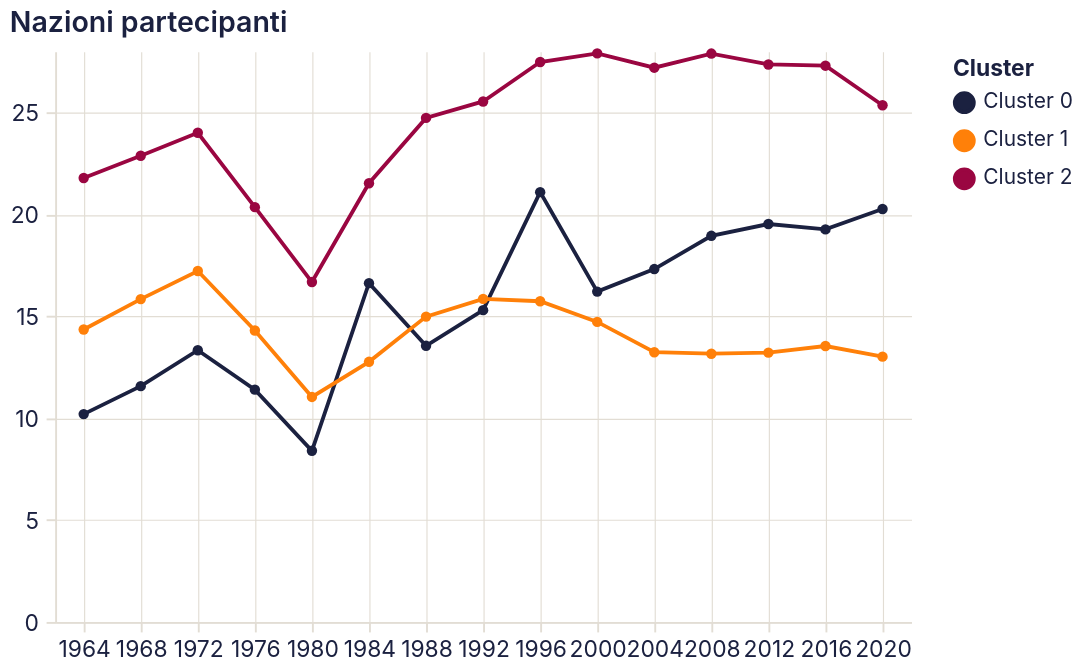

Vega-Lite specification stored for this chart:
### Vega-Lite specification from a JSON file in a GitHub repository (floating-point values rounded to 4 significant figures)
{"$schema": "https://vega.github.io/schema/vega-lite/v5.20.1.json", "config": {"arc": {"fill": "#1b2140"}, "area": {"fill": "#1b2140", "fillOpacity": 0.15, "line": true}, "axis": {"domainColor": "#e2ddd4", "grid": true, "gridColor": "#e2ddd4", "gridWidth": 0.6, "labelAngle": 0, "labelColor": "#1b2140", "labelFont": "Inter, system-ui, -apple-system, BlinkMacSystemFont, 'Segoe UI', Roboto, sans-serif", "labelFontSize": 12, "labelFontWeight": 400, "labelPadding": 4, "tickColor": "#e2ddd4", "tickSize": 5, "titleColor": "#1b2140", "titleFont": "Inter, system-ui, -apple-system, BlinkMacSystemFont, 'Segoe UI', Roboto, sans-serif", "titleFontSize": 12, "titleFontWeight": 600}, "axisBand": {"grid": false}, "background": "transparent", "bar": {"fill": "#1b2140"}, "legend": {"labelColor": "#1b2140", "labelFont": "Inter, system-ui, -apple-system, BlinkMacSystemFont, 'Segoe UI', Roboto, sans-serif", "labelFontSize": 11, "padding": 4, "symbolType": "circle", "titleColor": "#1b2140", "titleFont": "Inter, system-ui, -apple-system, BlinkMacSystemFont, 'Segoe UI', Roboto, sans-serif", "titleFontSize": 12}, "line": {"stroke": "#1b2140", "strokeWidth": 2}, "mark": {"color": "#1b2140"}, "path": {"stroke": "#1b2140"}, "point": {"fill": "#1b2140", "filled": true}, "range": {"category": ["#1b2140", "#ff8009", "#9a0641", "#ffe34a", "#e7b6af", "#0088b0", "#e03830"]}, "rect": {"fill": "#1b2140"}, "shape": {"stroke": "#1b2140"}, "symbol": {"fill": "#1b2140"}, "title": {"anchor": "start", "color": "#1b2140", "font": "Inter, system-ui, -apple-system, BlinkMacSystemFont, 'Segoe UI', Roboto, sans-serif", "fontSize": 15, "fontWeight": 600, "subtitleColor": "#1b2140", "subtitleFont": "Inter, system-ui, -apple-system, BlinkMacSystemFont, 'Segoe UI', Roboto, sans-serif"}, "view": {"continuousHeight": 300, "continuousWidth": 400, "fill": null, "stroke": null}}, "data": {"name": "data-0d448f9f1d30679509ee1b61c8748d8d"}, "datasets": {"data-0d448f9f1d30679509ee1b61c8748d8d": [{"cluster_k3": "Cluster 0", "gold_per_athlete": 0.3125, "gold_per_popul": 1.003e-07, "n_athletes": 17.2, "n_nations": 10.2, "year": 1964}, {"cluster_k3": "Cluster 0", "gold_per_athlete": 0.3, "gold_per_popul": 7.395e-08, "n_athletes": 21.71, "n_nations": 11.57, "year": 1968}, {"cluster_k3": "Cluster 0", "gold_per_athlete": 0.3, "gold_per_popul": 3.515e-08, "n_athletes": 23.33, "n_nations": 13.33, "year": 1972}, {"cluster_k3": "Cluster 0", "gold_per_athlete": 0.3, "gold_per_popul": 4.589e-08, "n_athletes": 20.6, "n_nations": 11.4, "year": 1976}, {"cluster_k3": "Cluster 0", "gold_per_athlete": 0.5556, "gold_per_popul": 1.323e-07, "n_athletes": 15.2, "n_nations": 8.4, "year": 1980}, {"cluster_k3": "Cluster 0", "gold_per_athlete": 0.35, "gold_per_popul": 1.851e-08, "n_athletes": 28.0, "n_nations": 16.62, "year": 1984}, {"cluster_k3": "Cluster 0", "gold_per_athlete": 0.2754, "gold_per_popul": 5.342e-08, "n_athletes": 20.75, "n_nations": 13.55, "year": 1988}, {"cluster_k3": "Cluster 0", "gold_per_athlete": 0.2951, "gold_per_popul": 8.659e-08, "n_athletes": 23.9, "n_nations": 15.3, "year": 1992}, {"cluster_k3": "Cluster 0", "gold_per_athlete": 0.2894, "gold_per_popul": 2.553e-08, "n_athletes": 33.18, "n_nations": 21.09, "year": 1996}, {"cluster_k3": "Cluster 0", "gold_per_athlete": 0.1937, "gold_per_popul": 3.143e-08, "n_athletes": 22.47, "n_nations": 16.21, "year": 2000}, {"cluster_k3": "Cluster 0", "gold_per_athlete": 0.3235, "gold_per_popul": 2.115e-08, "n_athletes": 23.95, "n_nations": 17.32, "year": 2004}, {"cluster_k3": "Cluster 0", "gold_per_athlete": 0.2292, "gold_per_popul": 1.608e-08, "n_athletes": 25.11, "n_nations": 18.95, "year": 2008}, {"cluster_k3": "Cluster 0", "gold_per_athlete": 0.2869, "gold_per_popul": 2.736e-08, "n_athletes": 25.26, "n_nations": 19.53, "year": 2012}, {"cluster_k3": "Cluster 0", "gold_per_athlete": 0.3564, "gold_per_popul": 4.212e-08, "n_athletes": 25.58, "n_nations": 19.26, "year": 2016}, {"cluster_k3": "Cluster 0", "gold_per_athlete": 0.2723, "gold_per_popul": 4.949e-08, "n_athletes": 27.05, "n_nations": 20.26, "year": 2020}, {"cluster_k3": "Cluster 1", "gold_per_athlete": 0.07701, "gold_per_popul": 3.325e-07, "n_athletes": 14.35, "n_nations": 14.35, "year": 1964}, {"cluster_k3": "Cluster 1", "gold_per_athlete": 0.07072, "gold_per_popul": 5.252e-08, "n_athletes": 15.76, "n_nations": 15.84, "year": 1968}, {"cluster_k3": "Cluster 1", "gold_per_athlete": 0.0623, "gold_per_popul": 4.122e-08, "n_athletes": 17.51, "n_nations": 17.22, "year": 1972}, {"cluster_k3": "Cluster 1", "gold_per_athlete": 0.06103, "gold_per_popul": 6.826e-08, "n_athletes": 14.3, "n_nations": 14.3, "year": 1976}, {"cluster_k3": "Cluster 1", "gold_per_athlete": 0.05828, "gold_per_popul": 5.934e-08, "n_athletes": 11.04, "n_nations": 11.04, "year": 1980}, {"cluster_k3": "Cluster 1", "gold_per_athlete": 0.06807, "gold_per_popul": 4.625e-08, "n_athletes": 12.76, "n_nations": 12.76, "year": 1984}, {"cluster_k3": "Cluster 1", "gold_per_athlete": 0.06579, "gold_per_popul": 3.648e-08, "n_athletes": 14.98, "n_nations": 14.98, "year": 1988}, {"cluster_k3": "Cluster 1", "gold_per_athlete": 0.06389, "gold_per_popul": 2.27e-08, "n_athletes": 16.0, "n_nations": 15.85, "year": 1992}, {"cluster_k3": "Cluster 1", "gold_per_athlete": 0.0589, "gold_per_popul": 3.142e-08, "n_athletes": 15.93, "n_nations": 15.74, "year": 1996}, {"cluster_k3": "Cluster 1", "gold_per_athlete": 0.07045, "gold_per_popul": 1.019e-07, "n_athletes": 14.88, "n_nations": 14.72, "year": 2000}, {"cluster_k3": "Cluster 1", "gold_per_athlete": 0.07583, "gold_per_popul": 5.134e-08, "n_athletes": 13.45, "n_nations": 13.24, "year": 2004}, {"cluster_k3": "Cluster 1", "gold_per_athlete": 0.06911, "gold_per_popul": 5.193e-08, "n_athletes": 13.36, "n_nations": 13.16, "year": 2008}, {"cluster_k3": "Cluster 1", "gold_per_athlete": 0.0604, "gold_per_popul": 9.806e-08, "n_athletes": 13.41, "n_nations": 13.22, "year": 2012}, {"cluster_k3": "Cluster 1", "gold_per_athlete": 0.07088, "gold_per_popul": 4.381e-08, "n_athletes": 13.68, "n_nations": 13.54, "year": 2016}, {"cluster_k3": "Cluster 1", "gold_per_athlete": 0.075, "gold_per_popul": 5.334e-08, "n_athletes": 13.18, "n_nations": 13.02, "year": 2020}, {"cluster_k3": "Cluster 2", "gold_per_athlete": 0.08377, "gold_per_popul": 4.763e-08, "n_athletes": 40.15, "n_nations": 21.78, "year": 1964}, {"cluster_k3": "Cluster 2", "gold_per_athlete": 0.08223, "gold_per_popul": 3.715e-08, "n_athletes": 41.51, "n_nations": 22.88, "year": 1968}, {"cluster_k3": "Cluster 2", "gold_per_athlete": 0.0787, "gold_per_popul": 5.496e-08, "n_athletes": 42.24, "n_nations": 24.01, "year": 1972}, {"cluster_k3": "Cluster 2", "gold_per_athlete": 0.08554, "gold_per_popul": 6.846e-08, "n_athletes": 35.16, "n_nations": 20.36, "year": 1976}, {"cluster_k3": "Cluster 2", "gold_per_athlete": 0.08897, "gold_per_popul": 7.958e-08, "n_athletes": 27.34, "n_nations": 16.68, "year": 1980}, {"cluster_k3": "Cluster 2", "gold_per_athlete": 0.07708, "gold_per_popul": 3.238e-08, "n_athletes": 34.14, "n_nations": 21.53, "year": 1984}, {"cluster_k3": "Cluster 2", "gold_per_athlete": 0.08007, "gold_per_popul": 6.951e-08, "n_athletes": 39.39, "n_nations": 24.73, "year": 1988}, {"cluster_k3": "Cluster 2", "gold_per_athlete": 0.07509, "gold_per_popul": 3.67e-08, "n_athletes": 39.95, "n_nations": 25.54, "year": 1992}, {"cluster_k3": "Cluster 2", "gold_per_athlete": 0.08875, "gold_per_popul": 5.483e-08, "n_athletes": 41.56, "n_nations": 27.48, "year": 1996}, {"cluster_k3": "Cluster 2", "gold_per_athlete": 0.1, "gold_per_popul": 7.072e-08, "n_athletes": 40.09, "n_nations": 27.9, "year": 2000}, {"cluster_k3": "Cluster 2", "gold_per_athlete": 0.08913, "gold_per_popul": 6.046e-08, "n_athletes": 39.13, "n_nations": 27.2, "year": 2004}, {"cluster_k3": "Cluster 2", "gold_per_athlete": 0.09715, "gold_per_popul": 5.68e-08, "n_athletes": 39.43, "n_nations": 27.89, "year": 2008}, {"cluster_k3": "Cluster 2", "gold_per_athlete": 0.0937, "gold_per_popul": 1.091e-07, "n_athletes": 37.52, "n_nations": 27.36, "year": 2012}, {"cluster_k3": "Cluster 2", "gold_per_athlete": 0.09545, "gold_per_popul": 6.872e-08, "n_athletes": 39.21, "n_nations": 27.3, "year": 2016}, {"cluster_k3": "Cluster 2", "gold_per_athlete": 0.1077, "gold_per_popul": 8.633e-08, "n_athletes": 36.69, "n_nations": 25.35, "year": 2020}]}, "encoding": {"color": {"field": "cluster_k3", "title": "Cluster", "type": "nominal"}, "tooltip": [{"field": "cluster_k3", "type": "nominal"}, {"field": "year", "type": "quantitative"}, {"field": "n_nations", "format": ".2f", "type": "quantitative"}], "x": {"axis": {"labelAngle": 0}, "field": "year", "title": null, "type": "ordinal"}, "y": {"field": "n_nations", "scale": {}, "title": null, "type": "quantitative"}}, "height": 300, "mark": {"point": true, "type": "line"}, "title": "Nazioni partecipanti", "width": 450}
